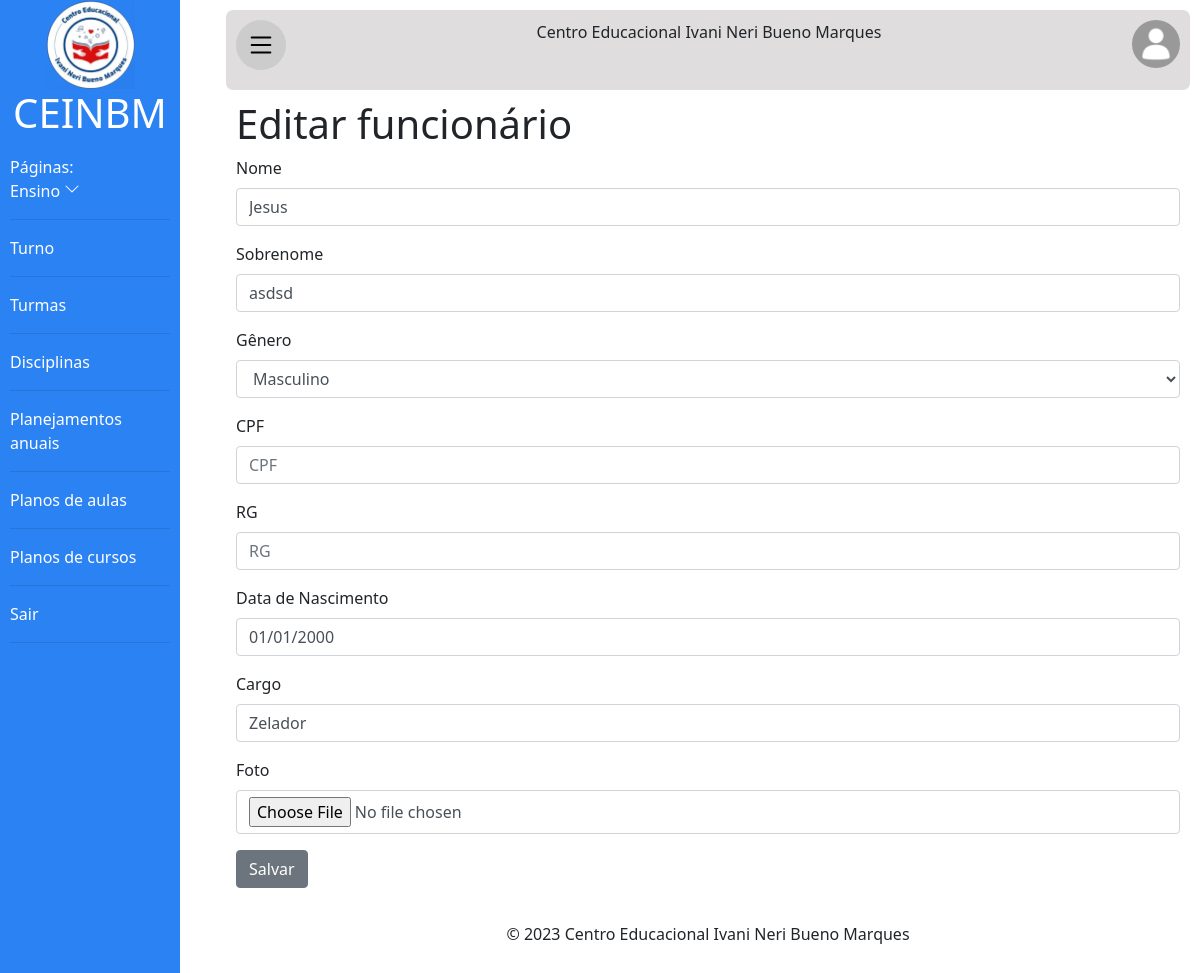
Screenshot of /ceinbm/editar/Funcionario/1 (signed in) with the database file from the repository.
### principal/models.py (models this page shows, shortened)
class Usuario(models.Model):
    texto_ajuda_senha = 'A senha deverá ter no mínimo 8 caracteres. Deverá ter números e letras.'
    generos = [
        ('Masculino', 'Masculino'),
        ('Feminino', 'Feminino'),
        ('Outro', 'Outro')
    ]
    user = models.OneToOneField(
        User, on_delete=models.CASCADE, blank=True, null=True)
    nome = models.CharField(max_length=50)
    sobrenome = models.CharField(max_length=100)
    genero = models.CharField(
        max_length=30, choices=generos, verbose_name='Gênero', default='Outro')
    email = models.EmailField()
    senha = models.CharField(max_length=128, help_text=texto_ajuda_senha)
    cpf = models.CharField(max_length=14, blank=True, verbose_name='CPF')
    rg = models.CharField(max_length=13, blank=True, verbose_name='RG')
    data_de_nascimento = models.DateField(
        blank=True, null=True, default='01/01/2000', verbose_name='Data de Nascimento')
    class Meta:
        abstract = True

class Funcionario(Usuario):
    cargo = models.CharField(max_length=100, verbose_name='Cargo')
    foto = models.ImageField(
        upload_to='fotos_funcionarios/', blank=True, verbose_name='Foto')

### editar/views.py (the view, shortened to what this page needs)
# urls.py: path('Funcionario/<int:id>',views.edt_funcionario,name='edt_funcionario'),
@login_required(login_url='login')
@has_permission_decorator(permission_name='modificar_funcionario')
def edt_funcionario(request, id):
    funcionario = get_object_or_404(Funcionario, pk=id)
    form = FuncionarioEditarModelForm(
        request.POST or None, request.FILES or None, instance=funcionario)
    return render(request, 'editar_funcionario.html', {'form': form, 'id': id})

### editar/formsEditar.py
class FuncionarioEditarModelForm(forms.ModelForm):
    class Meta:
        model=Funcionario
        fields='__all__'
        exclude=[
            'user',
            'email',
            'senha'
        ]

### editar/templates/editar_funcionario.html (shortened to what this page needs)
{% extends 'baseoficial.html' %}
{% load static %}
{% load bootstrap4 %}
{% block section %}
<form action="{% url 'edt_funcionario' id %}" method="post" enctype="multipart/form-data">{% csrf_token %}
    <h1>Editar funcionário</h1>
    {% bootstrap_form form %}
    <button class="btn btn-secondary" type="submit">Salvar</button>
</form>
<br>
{% endblock %}

### templates/static/css/principal.css (style rules this page uses)
* { margin: 0; padding: 0; font-family: 'Segoe UI', Tahoma, Geneva, Verdana, sans-serif; }
body { background-color: rgb(240, 240, 240); min-width: 300px; }

### rows the page displays
Funcionario: nome "Jesus", sobrenome "asdsd", genero "Masculino", data_de_nascimento "01/01/2000", cargo "Zelador"
